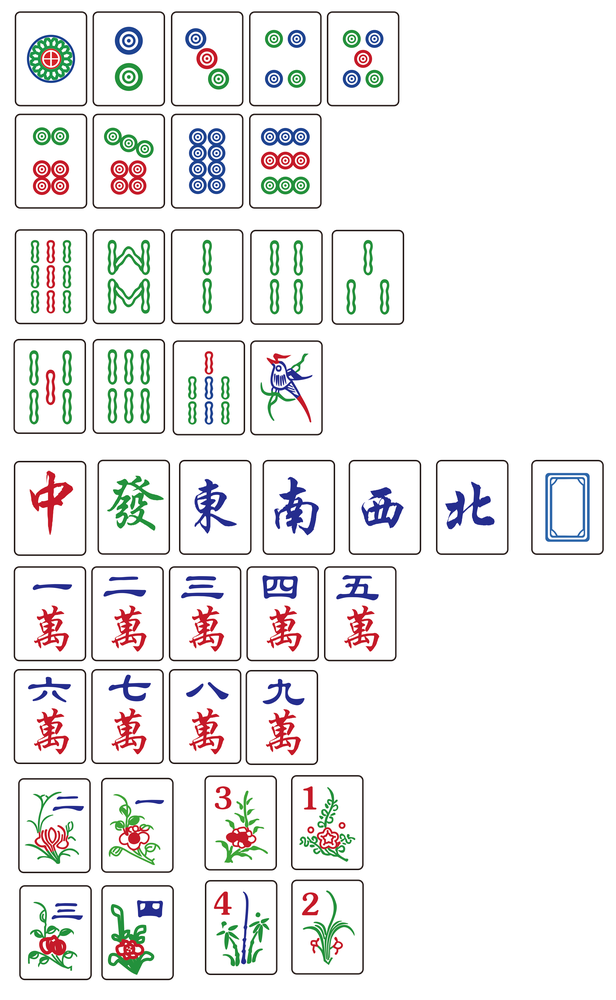
#> input picture docs/assets/o73MANMM3B.png, 616 x 1000 px, shrunk from 3500 x 5682 before the run
$ python cutter.py
#> lines starting #> are read from the running program, lines starting #| are printed output that depends on the picture
from PIL import Image

im = Image.open(r"./o73MANMM3B.png")
#> im is the input picture: PIL image 616x1000 RGBA; mean R, G, B, A 101.6, 100.8, 100.5, 119.2

pos_list = {
    "1b": "83px 64px 413px 541px",
    "2b": "526px 64px 413px 541px",
    "3b": "971px 64px 413px 541px",
    "4b": "1415px 64px 413px 541px",
    "5b": "1857px 64px 413px 541px",
    "6b": "83px 646px 413px 541px",
    "7b": "526px 646px 413px 541px",
    "8b": "971px 646px 413px 541px",
    "9b": "1415px 646px 413px 541px",

    "1t": "1421px 1934px 413px 541px",
    "2t": "971px 1302px 413px 541px",
    "3t": "1884px 1305px 413px 541px",
    "4t": "1421px 1305px 413px 541px",
    "5t": "76px 1925px 413px 541px",
    "6t": "526px 1925px 413px 541px",
    "7t": "980px 1934px 413px 541px",
    "8t": "526px 1302px 413px 541px",
    "9t": "83px 1302px 413px 541px",

    "1w": "78px 3217px 413px 541px",
    "2w": "518px 3217px 413px 541px",
    "3w": "959px 3217px 413px 541px",
    "4w": "1400px 3217px 413px 541px",
    "5w": "1841px 3217px 413px 541px",
    "6w": "78px 3801px 413px 541px",
    "7w": "518px 3801px 413px 541px",
    "8w": "959px 3801px 413px 541px",
    "9w": "1395px 3807px 413px 541px",
}

for name, pos in pos_list.items():
    pos = [int(x[:-2]) for x in pos.split(" ")]

    im1 = im.crop((pos[0], pos[1], pos[0]+pos[2], pos[1]+pos[3]))

    im1.save(name+".png")
#> this loop made 27 passes
#> pass 1, `im1 = im.crop((pos[0], pos[1], pos[0]+pos[2], pos[1]+pos[3]))`:
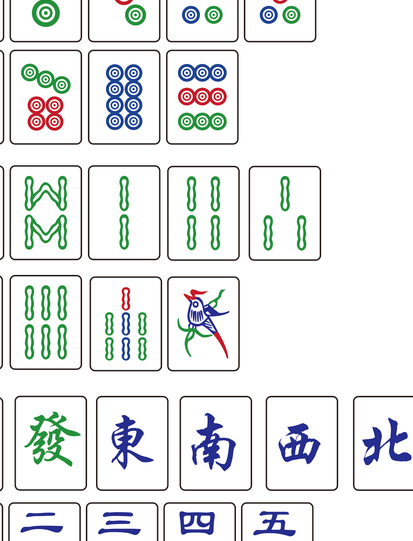
#> im1: PIL image 413x541 RGBA; mean R, G, B, A 120.5, 122.9, 123, 144.6; transparent parts drawn white
#> pass 2, `im1 = im.crop((pos[0], pos[1], pos[0]+pos[2], pos[1]+pos[3]))`:
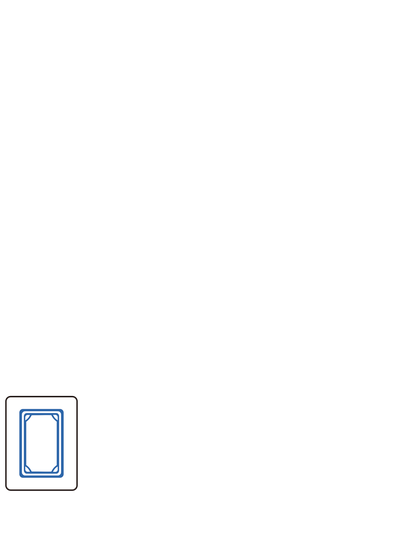
#> im1: PIL image 413x541 RGBA; mean R, G, B, A 6.4, 6.7, 7, 7.8; transparent parts drawn white

$ run again, with docs/assets/1w.png copied over docs/assets/o73MANMM3B.png
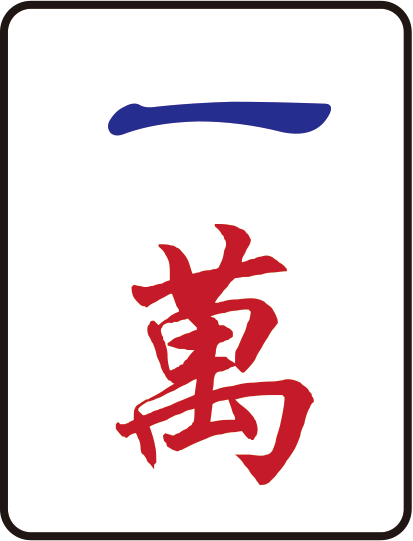
#> input picture docs/assets/1w.png, 413 x 541 px
#> im is the input picture: PIL image 413x541 RGBA; mean R, G, B, A 228.3, 213.6, 216.7, 252.5
#> the loop `for name, pos in pos_list.items():` made 27 passes
#> pass 1, `im1 = im.crop((pos[0], pos[1], pos[0]+pos[2], pos[1]+pos[3]))`:
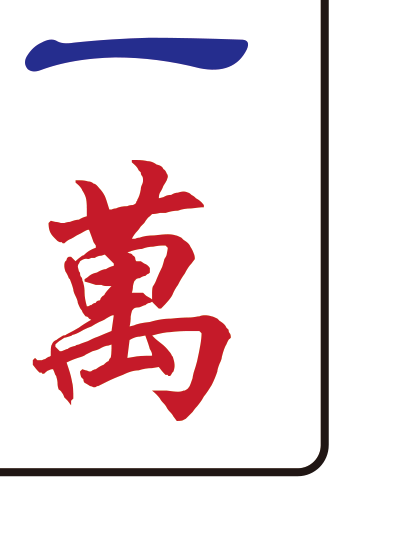
#> im1: PIL image 413x541 RGBA; mean R, G, B, A 162.4, 148.2, 151.3, 178.5; transparent parts drawn white
